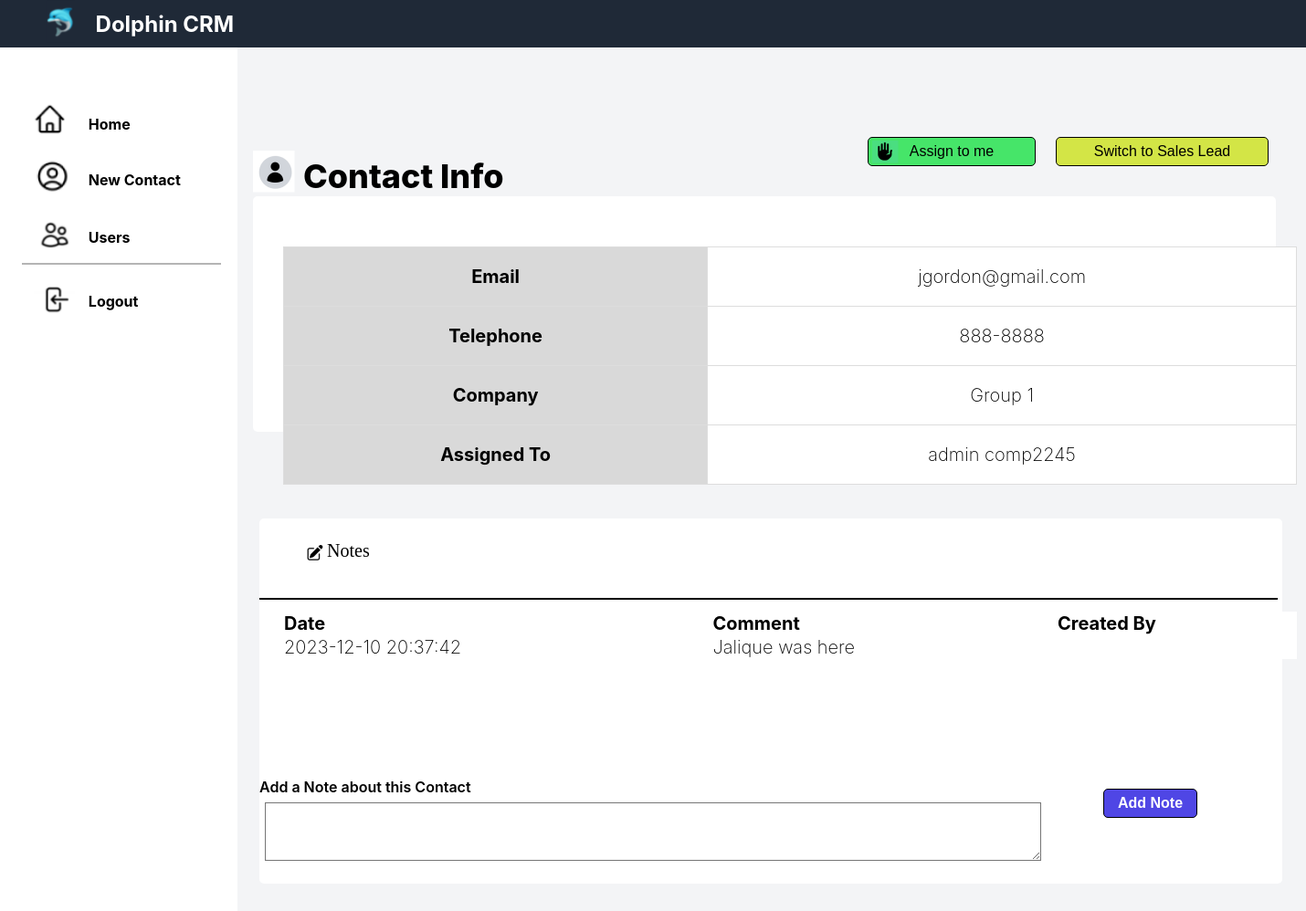
Screenshot of /contactdetails.php?id=4 (signed in) with the database file from the repository.
### tables this page shows
CREATE TABLE `contacts` (
  `id` int(16) NOT NULL,
  `title` varchar(128) NOT NULL,
  `firstname` varchar(255) NOT NULL,
  `lastname` varchar(255) NOT NULL,
  `email` varchar(255) NOT NULL,
  `telephone` varchar(128) NOT NULL,
  `company` varchar(255) NOT NULL,
  `type` varchar(128) NOT NULL,
  `assigned_to` int(16) NOT NULL,
  `created_by` int(16) NOT NULL,
  `created_at` datetime(6) NOT NULL,
  `updated_at` datetime(6) NOT NULL
);

CREATE TABLE `user` (
  `id` int(11) NOT NULL,
  `firstname` varchar(128) NOT NULL,
  `lastname` varchar(128) NOT NULL,
  `email` varchar(255) NOT NULL,
  `password_hash` varchar(255) NOT NULL,
  `Role` varchar(128) NOT NULL,
  `created_at` datetime NOT NULL
);

CREATE TABLE `notes` (
  `id` int(16) NOT NULL,
  `contact_id` int(16) NOT NULL,
  `comment` text NOT NULL,
  `created_by` int(16) NOT NULL,
  `created_at` datetime NOT NULL
);

### contactdetails.php (the view, shortened to what this page needs)
<?php
if (isset($_SESSION["user_id"])) {
    $mysqli = require __DIR__ . "/database.php";
} else {
    header("Location: login.php");
    exit();
}
$contactId = isset($_GET['id']) ? $_GET['id'] : die("Contact ID not provided.");
$sql = "SELECT * FROM contacts WHERE id = ?";
$stmt = $mysqli->prepare($sql);
$stmt->bind_param("i", $contactId);
$stmt->execute();
$result = $stmt->get_result();
if ($result->num_rows > 0) {
    $contact = $result->fetch_assoc();
    $assignedToUserId = $contact['assigned_to'];
    $userSql = "SELECT firstname, lastname FROM user WHERE id = ?";
    $userStmt = $mysqli->prepare($userSql);
    $userStmt->bind_param("i", $assignedToUserId);
    $userStmt->execute();
    $userResult = $userStmt->get_result();
    if ($userResult->num_rows > 0) {
        $assignedUser = $userResult->fetch_assoc();
        $assignedToName = $assignedUser['firstname'] . ' ' . $assignedUser['lastname'];
    } else {
        $assignedToName = 'Not Assigned';
    }
} else {
    die("Contact not found.");
}
?>
<!DOCTYPE html>
<html lang="en">
<head>
    <link rel="stylesheet" href="contactdetails.css">
    <link href="https://fonts.cdnfonts.com/css/inter" rel="stylesheet">
    <link href="https://fonts.cdnfonts.com/css/jaldi" rel="stylesheet">
    <link rel="stylesheet" href="signup.php">
</head>
<body>
    <header>
        <img class="Logo" src="images/Logo.png"/>
        <div class="DolphinCrm">Dolphin CRM</div>
    </header>
    <div class="sidebar"></div>
    <label class="Users">Users</label>
    <img class="Homeimg" src="images/Homeimg.png"/>
    <img class="Usersimg" src="images/Usersimg.png"/>
    <label class="Home">Home</label>
    <img class="NewContactimg" src="images/NewContactImg.png"/>
    <label class="NewContact">New Contact</label>
    <div class="Line1"></div>
    <img class="Logoutimg" src="images/Logoutimg.png"/>
    <label class="Logout">Logout</label>
    <div class="box2"></div>
    <h1 class="ContactInfo">Contact Info</h1>
    <table class="Table1">
        <tr>
            <th>Email</th>
            <td><?php echo htmlspecialchars($contact['email'], ENT_QUOTES); ?></td>
        </tr>
        <tr>
            <th>Telephone</th>
            <td><?php echo htmlspecialchars($contact['telephone'], ENT_QUOTES); ?></td>
        </tr>
        <tr>
            <th>Company</th>
            <td><?php echo htmlspecialchars($contact['company'], ENT_QUOTES); ?></td>
        </tr>
        <tr>
            <th>Assigned To</th>
            <td><?php echo htmlspecialchars($assignedToName, ENT_QUOTES); ?></td>
        </tr>
    </table>
    <section>
    <h2>Notes</h2>
    <table class="Table2">
        <tr>
            <th>Date</th>
            <th>Comment</th>
            <th>Created By</th>
        </tr>
        <?php
        $notesSql = "SELECT notes.created_at, notes.comment, notes.created_by, user.firstname, user.lastname
                     FROM notes
                     LEFT JOIN user ON notes.created_by = user.id
                     WHERE notes.contact_id = ?";
        $notesStmt = $mysqli->prepare($notesSql);
        $notesStmt->bind_param("i", $contactId);
        $notesStmt->execute();
        $notesResult = $notesStmt->get_result();
        while ($noteRow = $notesResult->fetch_assoc()) {
            echo "<tr>";
            echo "<td>" . htmlspecialchars($noteRow['created_at'], ENT_QUOTES) . "</td>";
            echo "<td>" . htmlspecialchars($noteRow['comment'], ENT_QUOTES) . "</td>";
            echo "<td>" . htmlspecialchars($noteRow['firstname'] . ' ' . $noteRow['lastname'], ENT_QUOTES) . "</td>";
            echo "</tr>";
        }
        ?>
    </table>
    <form method="post">
        <label class="Notes">Notes</label>
        <label class="AddANote">Add a Note about this Contact</label>
        <textarea class="addanote" name="addanote" rows="4" cols="50"></textarea>
        <br>
        <input class="AddNote" type="submit" value="Add Note">
        <input class="AssignToMe" type="submit" value="Assign to me">
        <input class="SwitchToSalesLead" type="submit" value="Switch to Sales Lead">
    </form>
</section>
<img class="AssignToMePic" src="images/assigntomeicon.png">
<img class="NotesSymbol" src="images/notessymbol.png">
<div class="Line2"></div>
<img class="ProfilePic" src="images/profilepicicon.png">
</body>
</html>

### contactdetails.css (style rules this page uses)
body { margin: 0; padding: 0; font-size: 20px; font-family: 'Inter', sans-serif; font-weight: 215; background: #F3F4F6; color: black; letter-spacing: normal; }
header { background-color: #1F2937; }
.Logo { width: 32.06px; height: 47.07px; padding-left: 50px; }
.DolphinCrm { width: 178.77px; height: 40.74px; left: 104.55px; top: 12.14px; font-weight: bold; position: absolute; color: rgb(255, 255, 255); font-size: 24px; word-wrap: break-word; }
label { position: absolute; font-size: 20px; font-weight: 400; word-wrap: break-word; }
.ProfilePic { width: 45.50px; height: 45.50px; left: 277px; top: 165px; position: absolute }
.Homeimg { width: 38.12px; height: 44.66px; left: 35.27px; top: 109.21px; position: absolute; }
.Home { width: 77.16px; height: 27.83px; left: 96.83px; top: 125.82px; }
.NewContactimg { width: 41.25px; height: 41.28px; left: 38.30px; top: 171.51px; position: absolute; }
.NewContact { width: 132.09px; height: 27.83px; left: 96.83px; top: 187.45px; }
.NotesSymbol { width: 25.50px; height: 27px; left: 332px; top: 592px; position: absolute }
.Usersimg { width: 59px; height: 43px; left: 29.43px; top: 235.75px; position: absolute; }
.Users { width: 77.16px; height: 27.83px; left: 96.83px; top: 250.33px; }
.Logoutimg { width: 46px; height: 40px; left: 35.93px; top: 309.21px; position: absolute; }
.Logout { width: 77.16px; height: 27.83px; left: 96.83px; top: 320.21px; }
.Line1 { width: 215.79px; height: 0px; left: 24.25px; top: 288.29px; position: absolute; border: 0.05px rgba(9, 9, 9, 0.3) solid; }
.Line2 { width: 1113px; height: 0px; left: 284px; top: 655px; position: absolute; border: 0.50px black solid }
.sidebar { width: 260.13px; height: 946.14px; left: 0px; top: 52px; position: absolute; background: white; }
.box2 { width: 1120px; height: 400px; left: 284px; top: 568px; position: absolute; background: white; border-radius: 5px; }
.Notes { width: 97px; height: 22px; left: 358px; top: 592px; position: absolute; color: black; font-size: 20px; font-family: Jaldi; font-weight: 400; word-wrap: break-word; }
label { position: absolute; font-size: 16px; font-weight: 700; word-wrap: break-word; }
input { width: 371.15px; height: 44.38px; position: absolute; border-radius: 10px; border: 1px rgb(17, 17, 17, 0.5) solid; font-size: 16px; font-weight: 540; }
.ContactInfo { width: 246px; height: 52px; left: 332px; top: 147px; position: absolute; color: black; font-size: 36px; font-family: Inter; font-weight: 800; word-wrap: break-word }
.AddNote { width: 103px; height: 32.44px; left: 1208px; top: 864px; position: absolute; color: white; font-size: 16px; font-weight: 600; word-wrap: break-word; background: #4F46E5; border-radius: 5px; border: 1px black solid; }
.AddANote { width: 250px; height: 27px; left: 284px; top: 852px; position: absolute; color: black; font-size: 16px; font-family: Inter; font-weight: 600; word-wrap: break-word }
.addanote { width: 844px; height: 58px; left: 290px; top: 879px; position: absolute; background: white }
.AssignToMe { width: 184px; height: 32px; left: 950px; top: 150px; position: absolute; background: #46E569; border-radius: 5px; border: 1px black solid }
.AssignToMePic { width: 28.50px; height: 24.50px; left: 955px; top: 154px; position: absolute }
.SwitchToSalesLead { width: 233px; height: 32px; left: 1156px; top: 150px; position: absolute; background: #D3E546; border-radius: 5px; border: 1px black solid }

### contactdetails.php (style rules this page uses)
.Table2 { width: 1110px; height: 45px; left: 290px; top: 650px; position: absolute; background: #ffff; border-collapse: collapse; margin: 20px; text-align: left; }

### rows the page displays
contacts: email "jgordon@gmail.com", telephone "888-8888", company "Group 1"
user: assignedToName "admin comp2245"
notes: created_at "2023-12-10 20:37:42", comment "Jalique was here"
